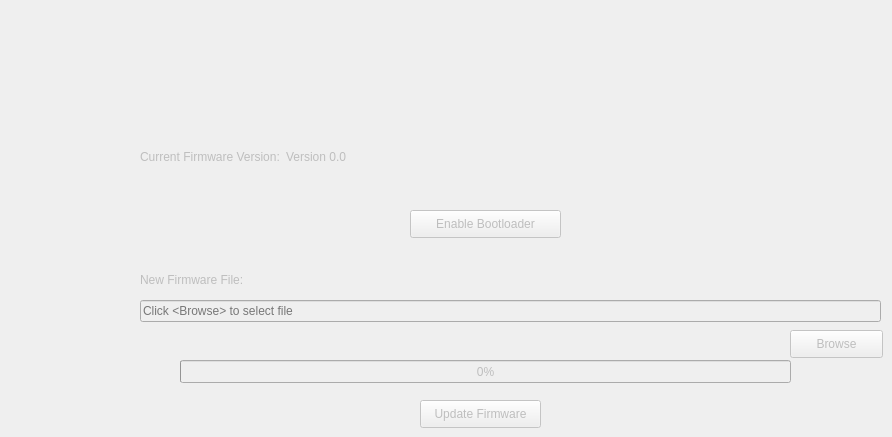
      <widget class="QWidget" name="updateFirmwareTab">
       <property name="enabled">
        <bool>false</bool>
       </property>
       <attribute name="title">
        <string>Firmware Update</string>
       </attribute>
       <widget class="QPushButton" name="browseFirmwareButton">
        <property name="geometry">
         <rect>
          <x>790</x>
          <y>330</y>
          <width>93</width>
          <height>28</height>
         </rect>
        </property>
        <property name="text">
         <string>Browse</string>
        </property>
       </widget>
       <widget class="QPushButton" name="updateFirmwareButton">
        <property name="geometry">
         <rect>
          <x>420</x>
          <y>400</y>
          <width>121</width>
          <height>28</height>
         </rect>
        </property>
        <property name="text">
         <string>Update Firmware</string>
        </property>
       </widget>
       <widget class="QLabel" name="label_44">
        <property name="geometry">
         <rect>
          <x>140</x>
          <y>270</y>
          <width>121</width>
          <height>20</height>
         </rect>
        </property>
        <property name="text">
         <string>New Firmware File:</string>
        </property>
       </widget>
       <widget class="QLineEdit" name="firmwareFileEdit">
        <property name="geometry">
         <rect>
          <x>140</x>
          <y>300</y>
          <width>741</width>
          <height>22</height>
         </rect>
        </property>
        <property name="readOnly">
         <bool>true</bool>
        </property>
        <property name="placeholderText">
         <string>Click &lt;Browse&gt; to select file</string>
        </property>
       </widget>
       <widget class="QPushButton" name="bootloaderButton">
        <property name="geometry">
         <rect>
          <x>410</x>
          <y>210</y>
          <width>151</width>
          <height>28</height>
         </rect>
        </property>
        <property name="text">
         <string>Enable Bootloader</string>
        </property>
       </widget>
       <widget class="QProgressBar" name="bootloaderProgressBar">
        <property name="geometry">
         <rect>
          <x>180</x>
          <y>360</y>
          <width>611</width>
          <height>23</height>
         </rect>
        </property>
        <property name="value">
         <number>0</number>
        </property>
        <property name="alignment">
         <set>Qt::AlignCenter</set>
        </property>
       </widget>
       <widget class="QWidget" name="layoutWidget">
        <property name="geometry">
         <rect>
          <x>140</x>
          <y>150</y>
          <width>441</width>
          <height>18</height>
         </rect>
        </property>
        <layout class="QFormLayout" name="formLayout_5">
         <item row="0" column="0">
          <widget class="QLabel" name="label_40">
           <property name="text">
            <string>Current Firmware Version:</string>
           </property>
          </widget>
         </item>
         <item row="0" column="1">
          <widget class="QLabel" name="firmwareVersionLabel2">
           <property name="text">
            <string>Version 0.0</string>
           </property>
          </widget>
         </item>
        </layout>
       </widget>
      </widget>
